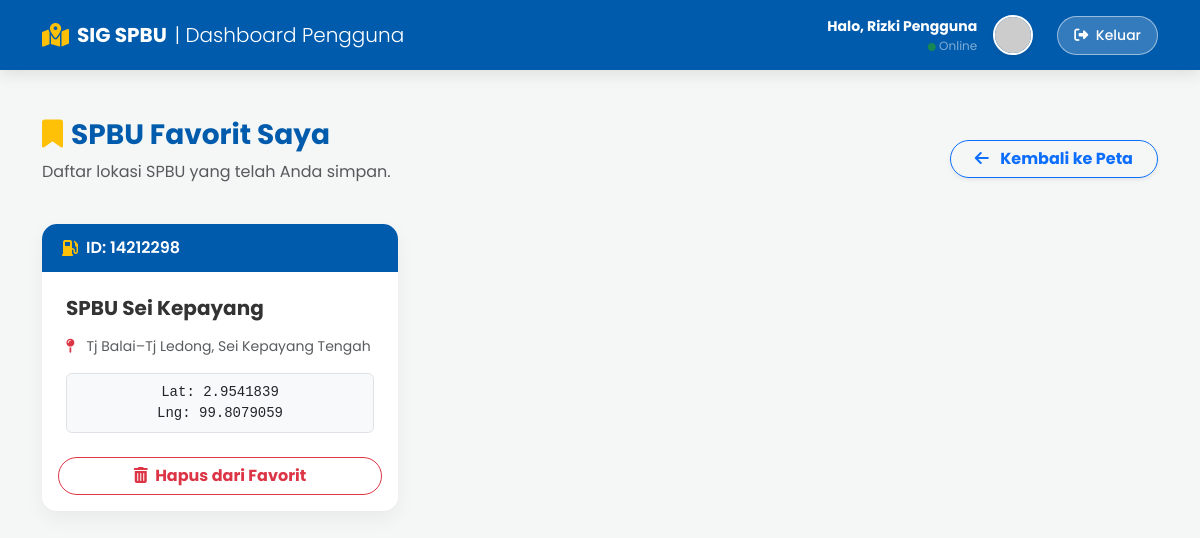
The page /user/simpan_lokasi.php (signed in) on the database its author committed.
### tables this page shows
CREATE TABLE `spbu` (
  `id` int(11) NOT NULL,
  `id_spbu` varchar(20) DEFAULT NULL,
  `nama_spbu` varchar(100) DEFAULT NULL,
  `alamat` text,
  `latitude` decimal(10,7) DEFAULT NULL,
  `longitude` decimal(10,7) DEFAULT NULL
);

### user/simpan_lokasi.php (the view, shortened to what this page needs)
<?php
include '../config/koneksi.php';
$user_id = $_SESSION['id_user'];
$query_saved = mysqli_query($koneksi, "
    SELECT spbu.* FROM lokasi_tersimpan
    JOIN spbu ON lokasi_tersimpan.spbu_id = spbu.id
    WHERE lokasi_tersimpan.user_id = '$user_id'
");
?>
<!DOCTYPE html>
<html lang="id">
<head>
    <link href="https://cdn.jsdelivr.net/npm/bootstrap@5.3.0/dist/css/bootstrap.min.css" rel="stylesheet">
    <link rel="stylesheet" href="https://cdnjs.cloudflare.com/ajax/libs/font-awesome/6.4.0/css/all.min.css">
</head>
<body>
    <nav class="navbar navbar-expand-lg navbar-dark navbar-custom mb-5">
        <div class="container">
            <a class="navbar-brand fw-bold d-flex align-items-center" href="peta.php">
                <i class="fa-solid fa-map-location-dot me-2 text-warning fs-4"></i>
                SIG SPBU <span class="fw-light ms-2 d-none d-sm-inline">| Dashboard Pengguna</span>
            </a>
            <div class="d-flex align-items-center gap-3">
                <div class="text-white d-none d-md-block text-end">
                    <div class="fw-bold" style="font-size: 14px;">Halo, <?php echo isset($_SESSION['nama']) ? htmlspecialchars($_SESSION['nama']) : 'User'; ?></div>
                    <div class="small text-white-50" style="font-size: 12px;"><i class="fa-solid fa-circle text-success" style="font-size: 8px;"></i> Online</div>
                </div>
                <img src="https://ui-avatars.com/api/?name=<?php echo isset($_SESSION['nama']) ? urlencode($_SESSION['nama']) : 'User'; ?>&background=E31E24&color=fff" alt="User" class="rounded-circle border border-2 border-white shadow-sm" width="40" height="40">
                <a href="../auth/logout.php" class="btn btn-logout btn-sm rounded-pill px-3 py-2 fw-medium ms-2">
                    <i class="fa-solid fa-right-from-bracket me-1"></i> Keluar
                </a>
            </div>
        </div>
    </nav>
    <div class="container pb-5">
        <div class="d-flex justify-content-between align-items-center mb-4">
            <div>
                <h3 class="fw-bold" style="color: #005BAC;"><i class="fa-solid fa-bookmark text-warning me-2"></i>SPBU Favorit Saya</h3>
                <p class="text-muted">Daftar lokasi SPBU yang telah Anda simpan.</p>
            </div>
            <a href="peta.php" class="btn btn-outline-primary fw-bold rounded-pill px-4 shadow-sm">
                <i class="fa-solid fa-arrow-left me-2"></i> Kembali ke Peta
            </a>
        </div>
        <div class="row g-4">
            <?php
            if($query_saved && mysqli_num_rows($query_saved) > 0) {
                while($spbu = mysqli_fetch_assoc($query_saved)) {
            ?>
                <div class="col-md-6 col-lg-4">
                    <div class="card card-spbu h-100">
                        <div class="card-header-custom">
                            <i class="fa-solid fa-gas-pump me-2 text-warning"></i>
                            ID: <?php echo htmlspecialchars($spbu['id_spbu']); ?>
                        </div>
                        <div class="card-body p-4">
                            <h5 class="fw-bold mb-3" style="color: #333;"><?php echo htmlspecialchars($spbu['nama_spbu']); ?></h5>
                            <p class="text-muted small mb-3">
                                <i class="fa-solid fa-map-pin text-danger me-2"></i>
                                <?php echo htmlspecialchars($spbu['alamat']); ?>
                            </p>
                            <div class="bg-light p-2 rounded small text-center mb-0 font-monospace border">
                                Lat: <?php echo htmlspecialchars($spbu['latitude']); ?> <br>
                                Lng: <?php echo htmlspecialchars($spbu['longitude']); ?>
                            </div>
                        </div>
                        <div class="card-footer bg-white border-top-0 p-3 pt-0">
                            <form action="simpan_lokasi.php" method="POST" onsubmit="return confirm('Yakin ingin menghapus SPBU ini dari daftar favorit?');">
                                <button type="submit" class="btn btn-outline-danger w-100 fw-bold rounded-pill">
                                    <i class="fa-solid fa-trash-can me-1"></i> Hapus dari Favorit
                                </button>
                            </form>
                        </div>
                    </div>
                </div>
            <?php
                }
            } ?>
        </div>
    </div>
</body>
</html>

### user/simpan_lokasi.php (style rules this page uses)
body { font-family: 'Poppins', sans-serif; background-color: #f4f7f6; }
.navbar-custom { background-color: #005BAC; box-shadow: 0 4px 15px rgba(0,0,0,0.1); height: 70px; }
.btn-logout { background: rgba(255, 255, 255, 0.2); color: white; border: 1px solid rgba(255, 255, 255, 0.5); transition: all 0.3s; }
.card-spbu { border: none; border-radius: 15px; box-shadow: 0 8px 20px rgba(0,0,0,0.05); transition: transform 0.3s ease, box-shadow 0.3s ease; background: white; overflow: hidden; }
.card-header-custom { background-color: #005BAC; color: white; padding: 12px 20px; font-weight: 600; display: flex; align-items: center; }

### rows shown on the page
spbu: id_spbu "14212298", nama_spbu "SPBU Sei Kepayang", alamat "Tj Balai–Tj Ledong, Sei Kepayang Tengah", latitude "2.9541839", longitude "99.8079059"

### other values the page prints
$_SESSION['nama'] "Rizki Pengguna"
